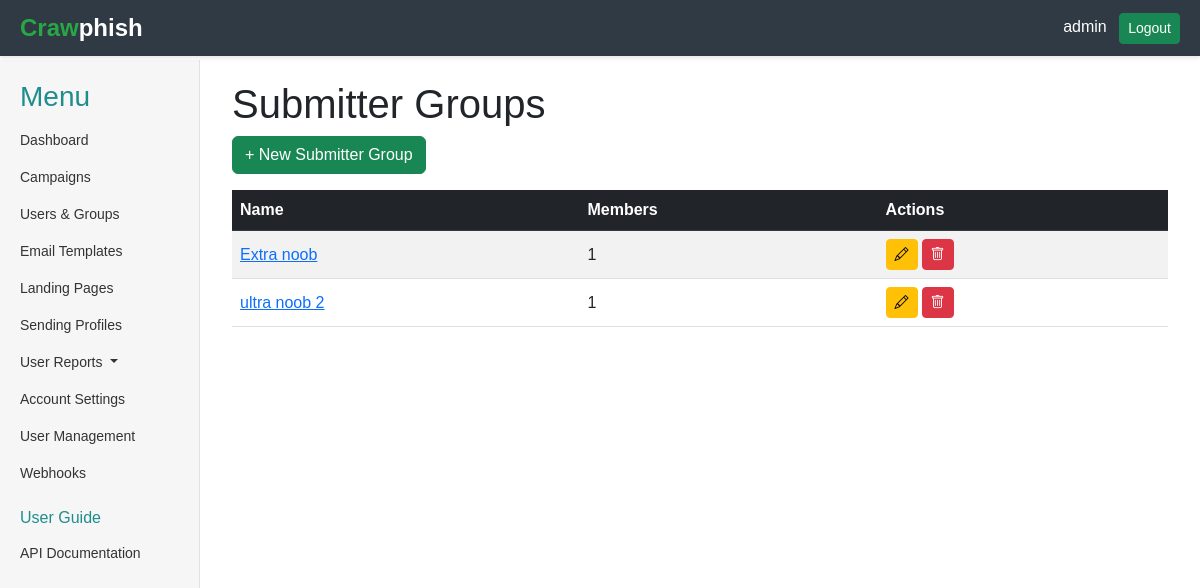
The app's page /submitter-groups/ (signed in), older data.
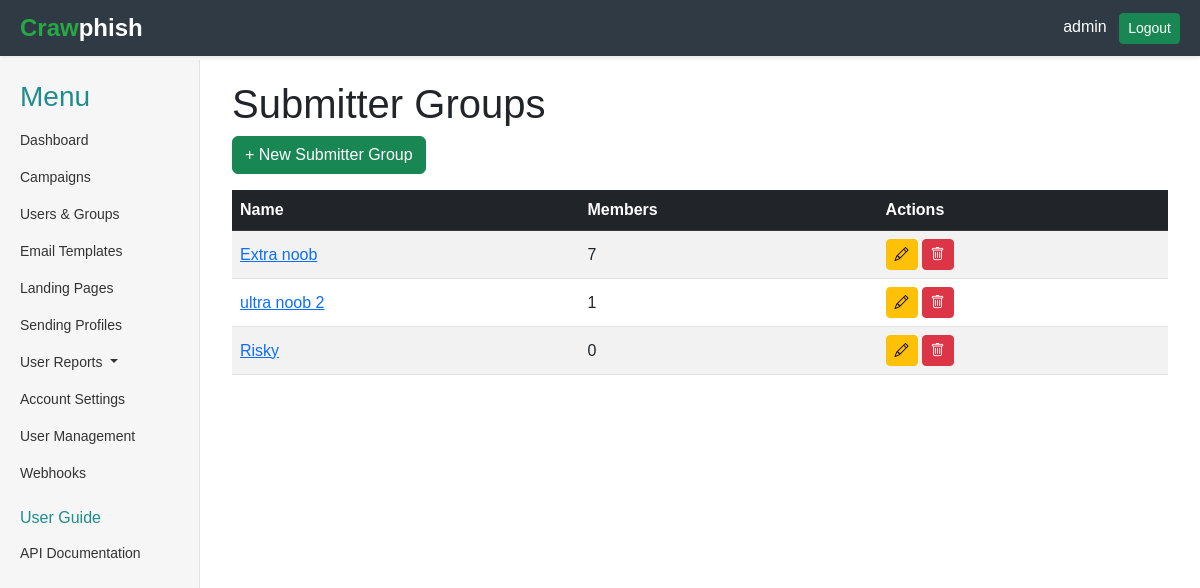
The same page, newer data.
### core/models.py (models this page shows, shortened)
class SubmitterGroup(models.Model):
    name = models.CharField(max_length=100, unique=True)
    members = models.ManyToManyField('ExternalUser', related_name='submitter_groups')
    created_at = models.DateTimeField(auto_now_add=True)

### core/views.py (the view)
# urls.py: path('submitter-groups/', views.SubmitterGroupListView.as_view(), name='submitter_groups'),
class SubmitterGroupListView(LoginRequiredMixin, ListView):
    model = SubmitterGroup
    template_name = 'core/submitter_clicker/submitter_group_list.html'
    context_object_name = 'submitter_groups'

### core/templates/core/submitter_clicker/submitter_group_list.html (shortened to what this page needs)
{% extends 'core/base.html' %}
{% block content %}
<div class="container">
    <h1>Submitter Groups</h1>
    <a href="{% url 'core:submitter_group_create' %}" class="btn btn-success mb-3" data-bs-toggle="tooltip" title="Create a new submitter group">
        + New Submitter Group
    </a>
    {% if submitter_groups %}
        <div class="table-responsive">
            <table class="table table-striped table-hover align-middle">
                <thead class="table-dark">
                    <tr>
                        <th>Name</th>
                        <th>Members</th>
                        <th>Actions</th>
                    </tr>
                </thead>
                <tbody>
                    {% for group in submitter_groups %}
                        <tr data-group-id="{{ group.pk }}">
                            <td><a href="{% url 'core:submitter_group_detail' group.pk %}">{{ group.name }}</a></td>
                            <td>{{ group.members.count }}</td>
                            <td>
                                <div class="d-flex gap-1">
                                    <a href="{% url 'core:submitter_group_edit' group.pk %}" class="btn btn-sm btn-warning" data-bs-toggle="tooltip" title="Edit">
                                        <i class="bi bi-pencil"></i>
                                    </a>
                                    <form action="{% url 'core:submitter_group_delete' group.pk %}" method="post" class="d-inline">
                                        <button type="submit" class="btn btn-danger btn-sm" data-bs-toggle="tooltip" title="Delete" onclick="return confirm('Delete {{ group.name }}?')">
                                            <i class="bi bi-trash"></i>
                                        </button>
                                    </form>
                                </div>
                            </td>
                        </tr>
                    {% endfor %}
                </tbody>
            </table>
        </div>
    {% else %}
        <div class="alert alert-info" role="alert">
            No submitter groups created yet. <a href="{% url 'core:submitter_group_create' %}">Let's create one!</a>
        </div>
    {% endif %}
</div>
{% endblock %}

Row changes from the older to the newer data that the page shows:
computed for SubmitterGroup "Extra noob": members.count "1" → "7"
added SubmitterGroup: name "Risky", members.count "0"
